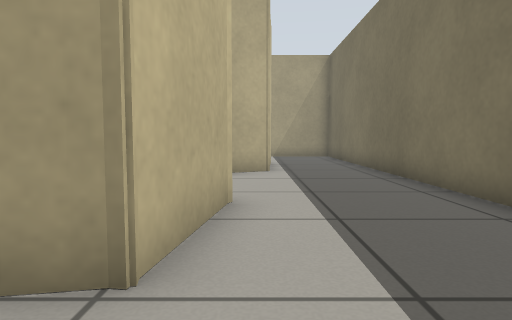
[1] (above)

19 first-person views from a walk through a Gazebo world. The camera is 0.5 m above the floor, tilts 4° down and sees 75° across. The floor is counted in squares, 0.5 m on a side. Each view is taken from the middle of a square. On the plan, view 1 faces up. The plan holds only what a view shows up to about 12 squares ahead; the rest is blank.

[2]
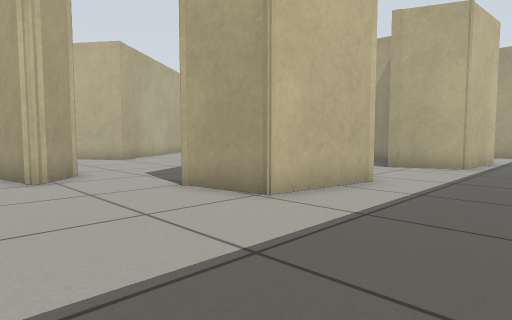

[3]
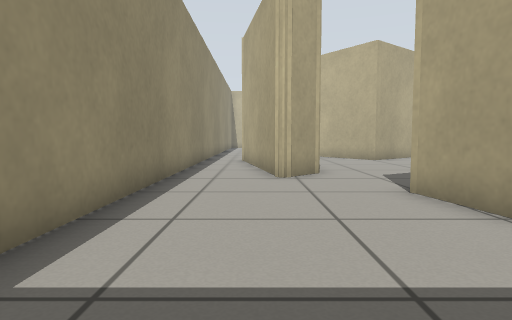

[4]
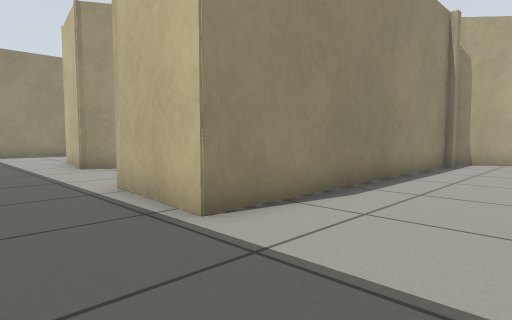

[5]
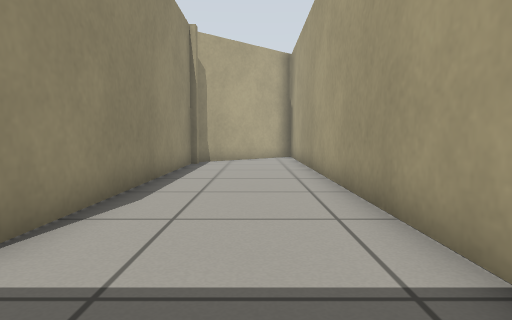

[6]
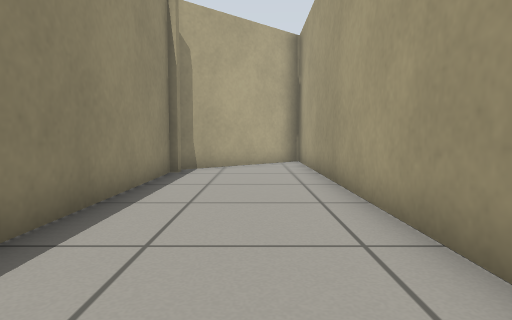

[7]
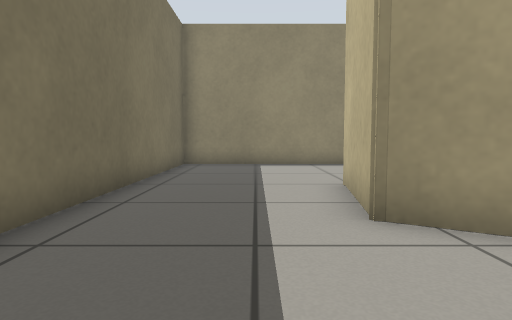

[8]
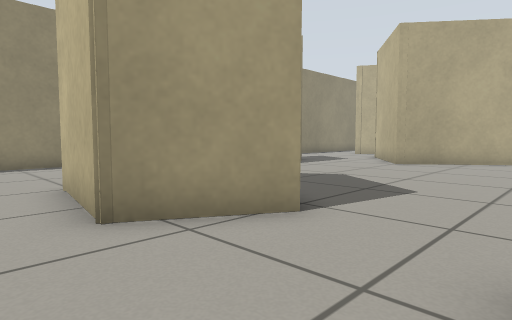

[9]
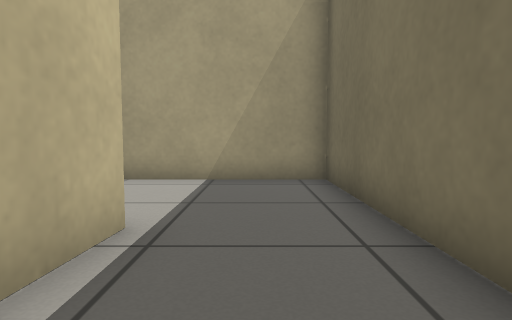

[10]
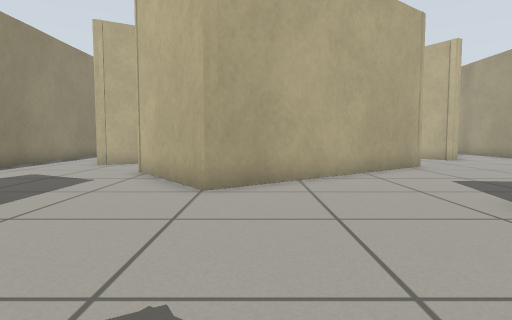

[11]
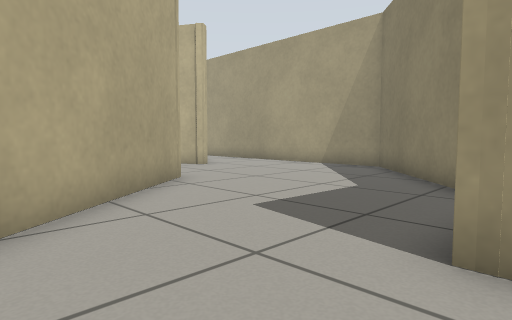

[12]
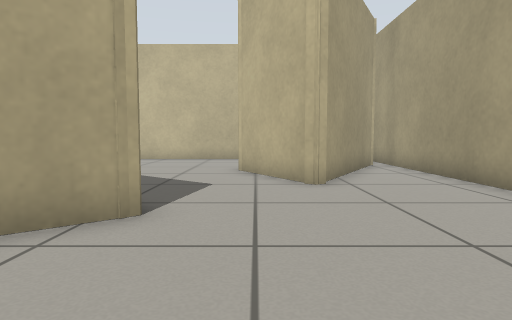

[13]
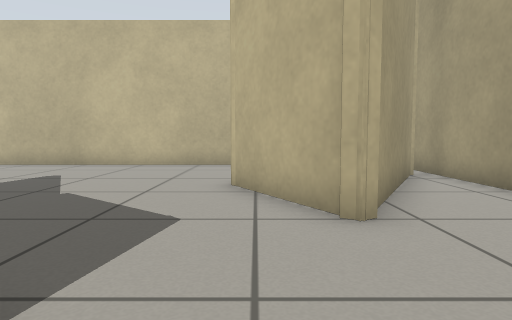

[14]
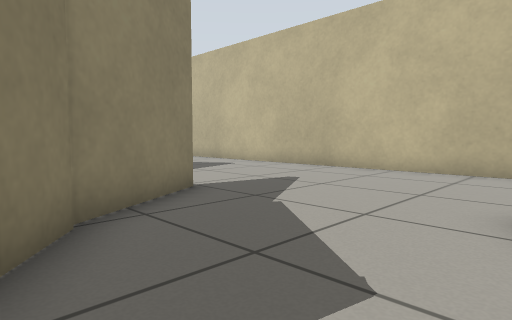

[15]
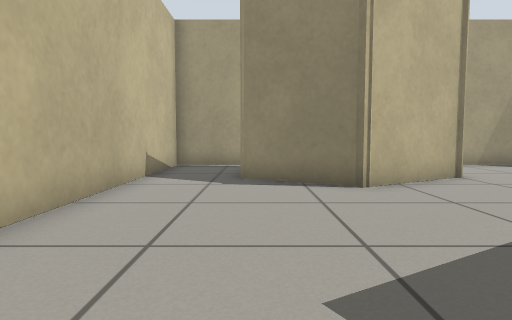

[16]
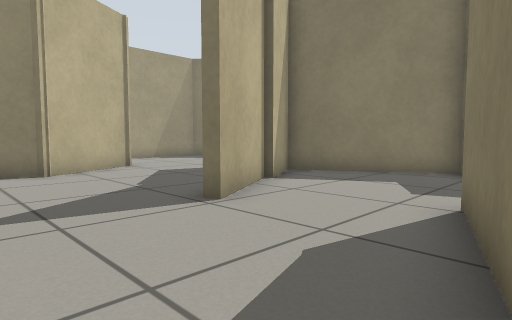

[17]
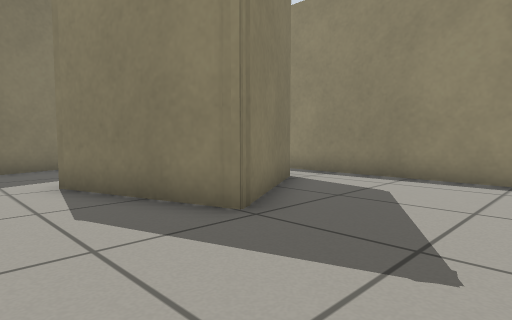

[18]
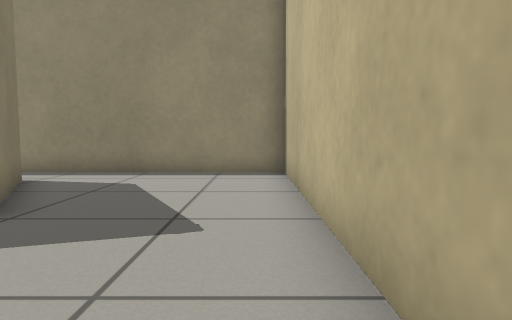

[19]
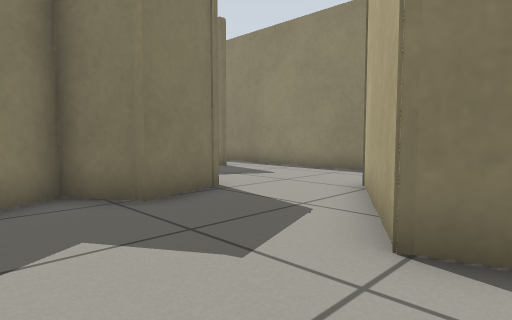

### Floor plan
Points are (right, up) in squares from view 1. A wall is a line through its corners. A room is listed if a view was taken in it or the views show most of it. See-through windows are left out.
Room 1 (views 1, 2, 3, 4, 5, 6, 7, 8, 9)
walls: (-1.6, 5.8) (-0.4, 5.1) (-0.8, 2.2) (-3, 1.8); (-5.2, -0.4) (-6.6, -0.7); (-9.2, 12.6) (0.7, 12.6) (0.3, 9.6) (-1.4, 8.9); (-9.6, 12.9) (-9.1, 12.8); (-6.5, -3.2) (3.6, -3.2) (3.6, 16.7) (-12.3, 16.7); (-12.3, 15.3) (-9.9, 12.7)
ways out: opening at (-5.2, 0.2) to room 2; opening at (-1.5, 7.5) to room 2
Room 2 (views 10, 11, 12, 13, 14)
walls: (-16.2, 10.6) (-11.1, 4.1) (-14.5, 1.6) (-15.2, 3.6); (-18.1, 8.1) (-17.3, 9.1); (-10.7, 13.1) (-13.9, 16.7) (-26.8, 16.7) (-26.8, 6.5); (-18.9, 13.2) (-21.8, 11.5) (-24.4, 13); (-18.3, 2.1) (-16.6, -0.6); (-20.8, 6.4) (-18.1, 8); (-19.1, 13.6) (-18.9, 13.3) (-19.1, 13); (-16.8, -0.2) (-16.7, -0.7); (-11, -1.6) (-11.1, -1.2); (-6.2, 0.8) (-5, -0.3); (-2.6, 6.3) (-1.6, 5.8); (-6.6, -0.7) (-9.2, -1.2); (-5.1, -0.4) (-5.1, -0.4) (-5.1, -0.4); (-1.3, 8.9) (-1.7, 8.8); (-9.2, -3.2) (-6.5, -3.2); (-17.2, -3.2) (-11.9, -3.2); (-23.7, 16.1) (-18.9, 13.3)
low walls: (-9.2, 8.9) (-9.8, 8.9)
ways out: opening at (-5.2, 0.2) to room 1; opening at (-1.5, 7.5) to room 1; opening at (-24, 7) to room 3; opening at (-17, -2) to room 3; opening at (-16.5, 2.5) to room 3
Room 3 (views 15, 16, 17, 18, 19)
walls: (-20.6, -1.6) (-22.7, 2) (-18.9, 3.2) (-18.3, 2.1); (-26.8, 6.5) (-26.8, -3.2) (-19.2, -3.2); (-18.1, 7.6) (-20.7, 6.1) (-20.8, 6.4); (-15.2, 3.6) (-13.9, 4.4) (-16.2, 8.4) (-18, 7.4)
ways out: opening at (-24, 7) to room 2; opening at (-17, -2) to room 2; opening at (-16.5, 2.5) to room 2

Where each view was taken, in squares from view 1:
view 1: 0 up, 0 right, facing up
view 2: 2 down, 3 right, facing up-left
view 3: 1 down, 3 right, facing left
view 4: 16 up, 3 right, facing down-left
view 5: 15 up, 3 right, facing left
view 6: 15 up, 0 right, facing left
view 7: 9 up, 1 right, facing down
view 8: 9 up, 1 right, facing down-left
view 9: 9 up, 2 right, facing up
view 10: 5 up, 5 left, facing left
view 11: 6 up, 9 left, facing up-left
view 12: 12 up, 12 left, facing left
view 13: 12 up, 15 left, facing left
view 14: 12 up, 17 left, facing down-left
view 15: 5 up, 24 left, facing up
view 16: 2 up, 24 left, facing up-right
view 17: 5 up, 26 left, facing down-right
view 18: 6 up, 26 left, facing down
view 19: 6 up, 20 left, facing down-right
